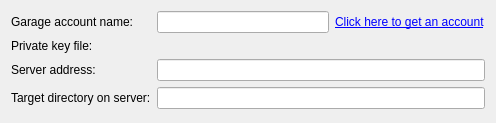
<?xml version="1.0" encoding="UTF-8"?>
<ui version="4.0">
 <class>MaemoPublishingUploadSettingsPageFremantleFree</class>
 <widget class="QWizardPage" name="MaemoPublishingUploadSettingsPageFremantleFree">
  <property name="geometry">
   <rect>
    <x>0</x>
    <y>0</y>
    <width>496</width>
    <height>123</height>
   </rect>
  </property>
  <property name="windowTitle">
   <string>WizardPage</string>
  </property>
  <property name="title">
   <string>Upload Settings</string>
  </property>
  <layout class="QFormLayout" name="formLayout">
   <item row="0" column="0">
    <widget class="QLabel" name="accountNameLabel">
     <property name="text">
      <string>Garage account name:</string>
     </property>
    </widget>
   </item>
   <item row="0" column="1">
    <layout class="QHBoxLayout" name="horizontalLayout_2">
     <item>
      <widget class="QLineEdit" name="garageAccountLineEdit"/>
     </item>
     <item>
      <widget class="QLabel" name="getAccountLabel">
       <property name="text">
        <string>&lt;a href=&quot;https://garage.maemo.org/account/register.php&quot;&gt;Click here to get an account&lt;/a&gt;</string>
       </property>
       <property name="openExternalLinks">
        <bool>true</bool>
       </property>
      </widget>
     </item>
    </layout>
   </item>
   <item row="1" column="0">
    <widget class="QLabel" name="keyFileLabel">
     <property name="text">
      <string>Private key file:</string>
     </property>
    </widget>
   </item>
   <item row="1" column="1">
    <widget class="Utils::PathChooser" name="privateKeyPathChooser"/>
   </item>
   <item row="2" column="0">
    <widget class="QLabel" name="serverAddressLabel">
     <property name="text">
      <string>Server address:</string>
     </property>
    </widget>
   </item>
   <item row="2" column="1">
    <widget class="QLineEdit" name="serverAddressLineEdit"/>
   </item>
   <item row="3" column="0">
    <widget class="QLabel" name="targetDirectoryOnServerLabel">
     <property name="text">
      <string>Target directory on server:</string>
     </property>
    </widget>
   </item>
   <item row="3" column="1">
    <widget class="QLineEdit" name="targetDirectoryOnServerLineEdit"/>
   </item>
  </layout>
 </widget>
 <customwidgets>
  <customwidget>
   <class>Utils::PathChooser</class>
   <extends>QWidget</extends>
   <header location="global">utils/pathchooser.h</header>
  </customwidget>
 </customwidgets>
 <resources/>
 <connections/>
</ui>
